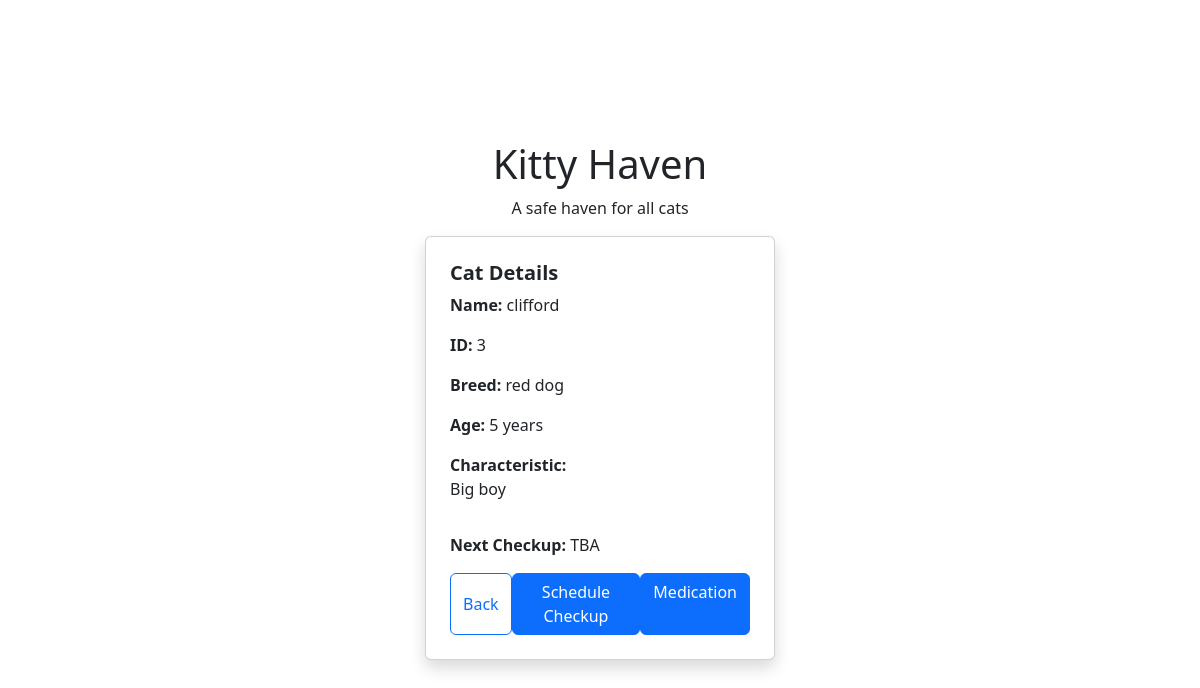
/cat-details/3/, run on an earlier commit of the app's database.
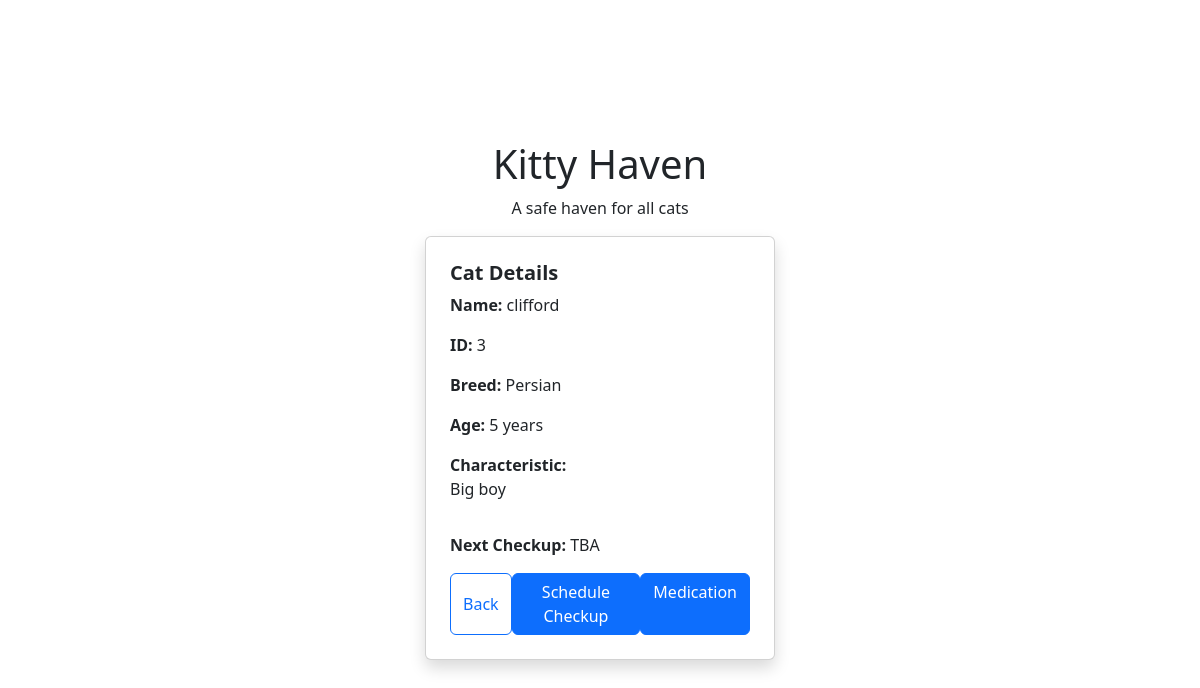
And on a later commit of the database.
### CatDatabase/models.py (models this page shows, shortened)
class Cat(models.Model):
    CatID = models.AutoField(primary_key=True)
    UserID = models.ForeignKey(djangoUser, on_delete=models.CASCADE, null=True, blank=True)
    Name = models.CharField(max_length=50)
    Breed = models.CharField(max_length=50)
    Age = models.IntegerField()
    Gender = models.CharField(max_length=1)
    Description = models.CharField(max_length=500)

### app/views.py (the view)
# urls.py: path('cat-details/<int:cat_id>/', views.cat_details, name='cat_details'),
def cat_details(request, cat_id):
    cat = get_object_or_404(Cat, CatID=cat_id)
    latest_appointment = Appointment.objects.filter(CatID=cat).order_by('-Date').first()
    return render(request, 'app/cat_details.html', {'cat': cat, 'appointment': latest_appointment})

### app/templates/app/cat_details.html (shortened to what this page needs)
<!DOCTYPE html>
<html lang="en">
<head>
    <link href="https://cdn.jsdelivr.net/npm/bootstrap@5.3.0/dist/css/bootstrap.min.css" rel="stylesheet">
</head>
<body>
    <div class="container d-flex flex-column align-items-center justify-content-center vh-100">
        <h1 class="text-center">Kitty Haven</h1>
        <p class="text-center">A safe haven for all cats</p>
        <div class="card p-4 shadow" style="width: 350px;">
            <h5 class="fw-bold">Cat Details</h5>
            <div class="mb-3">
                <strong>Name:</strong> {{ cat.Name }}
            </div>
            <div class="mb-3">
                <strong>ID:</strong> {{ cat.CatID }}
            </div>
            <div class="mb-3">
                <strong>Breed:</strong> {{ cat.Breed }}
            </div>
            <div class="mb-3">
                <strong>Age:</strong> {{ cat.Age }} years
            </div>
            <div class="mb-3">
                <strong>Characteristic:</strong>
                <p>{{ cat.Description }}</p>
            </div>
           <div class="mb-3">
             <strong>Next Checkup:</strong>
                    {{ appointment.Date|default:"TBA" }}
            </div>
            <div class="d-flex justify-content-between">
                <button type="button" class="btn btn-outline-primary" onclick="goBack()">Back</button>
                 <a href="{% url 'cat_scheduler_checkup' cat.CatID %}" class="btn btn-primary">Schedule Checkup</a>
                 <a href="{% url 'medical_cat_detail' cat.CatID %}" class="btn btn-primary"> Medication </a>
            </div>
        </div>
    </div>
</body>
</html>

What changed in the data, as far as the page shows it:
changed Cat "clifford": Breed "red dog" → "Persian"
